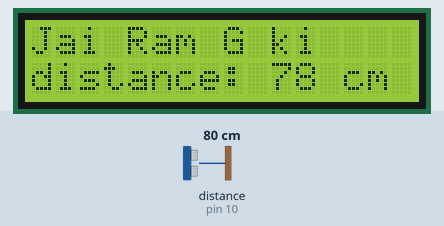
This sketch was run on a simulated Arduino Uno, built with avr-gcc and run on an emulated ATmega328P. On the bench: 16×2 character LCD. Wiring (inferred from the names in the program): ultrasonic range finder: trigger pin 9; echo pin 10. Inputs (shaded band) come from the test bench; at power-on: distance to the obstacle (sensor on pin 10) 80 cm. The echo pulse lasts 58.3 µs per cm.

Above: at 1.2 s.
1.3 s: distance to the obstacle (sensor on pin 10) set to 2 cm
At 3.1 s:
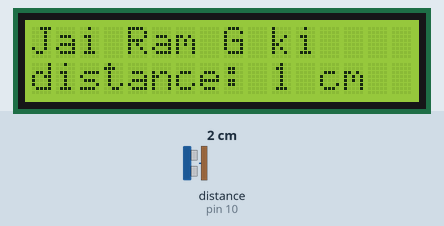
3.6 s: distance to the obstacle (sensor on pin 10) set to 4 cm
At 5.4 s:
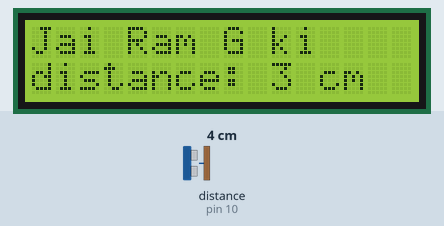
5.7 s: distance to the obstacle (sensor on pin 10) set to 9 cm
At 6.7 s:
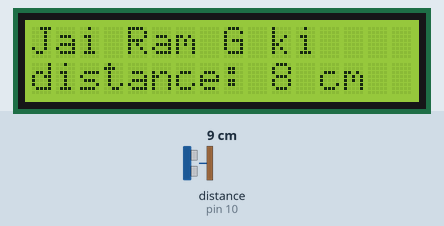
Timing chart, 0 to 8.7 s (numbered marks = the images above; inputs shaded):
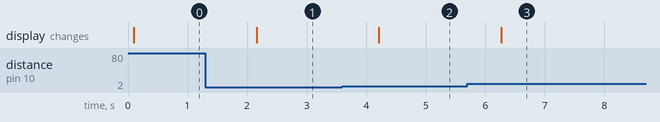

Measured:
- after the input at 1.3 s, the display: changes after 0.86 s (image 1)
- after the input at 3.6 s, the display: changes after 0.62 s (image 2)
- after the input at 5.7 s, the display: changes after 0.57 s (image 3)

The sketch:

ultrasonic_distance.ino
```cpp
#include <Wire.h>
#include <LiquidCrystal_I2C.h>
//LCD pins connection: No need to define analog pins here. Connect SDA to A4 of arduino and SCL to A5 of arduino
//Ultrasonic sensor connection: defines pins numbers

const int trigPin = 9;
const int echoPin = 10;
int distanceCm, distanceInch;
// defines variables
long duration;
int distance;

LiquidCrystal_I2C lcd(0x27,16,2);

void setup() {
pinMode(trigPin, OUTPUT); // Sets the trigPin as an Output
pinMode(echoPin, INPUT); // Sets the echoPin as an Input

lcd.init();                      // initialize the lcd
lcd.backlight();
Serial.begin(9600); // Starts the serial communication
}
void loop() {
// Clears the trigPin
digitalWrite(trigPin, LOW);
delayMicroseconds(2);
// Sets the trigPin on HIGH state for 10 micro seconds
digitalWrite(trigPin, HIGH);
delayMicroseconds(10);
digitalWrite(trigPin, LOW);
// Reads the echoPin, returns the sound wave travel time in microseconds
duration = pulseIn(echoPin, HIGH);
// Calculating the distance
distanceCm= duration*0.034/2;
distanceInch = duration*0.0133/2;
// Prints the distance on the Serial Monitor
//Serial.print("Distance: ");
//Serial.print(distanceCm);
//Serial.print(" cm");
//Serial.println();
lcd.setCursor(0,1);//column, row [line 2]
//Serial.println("Jai Ram G ki");
//lcd.print("Hello World!");
lcd.print("distance: ");
lcd.print(distanceCm);
lcd.println(" cm");
lcd.setCursor(0,0);//column, row [line 1]
lcd.print("Jai Ram G ki");
delay(1000);
}
```
